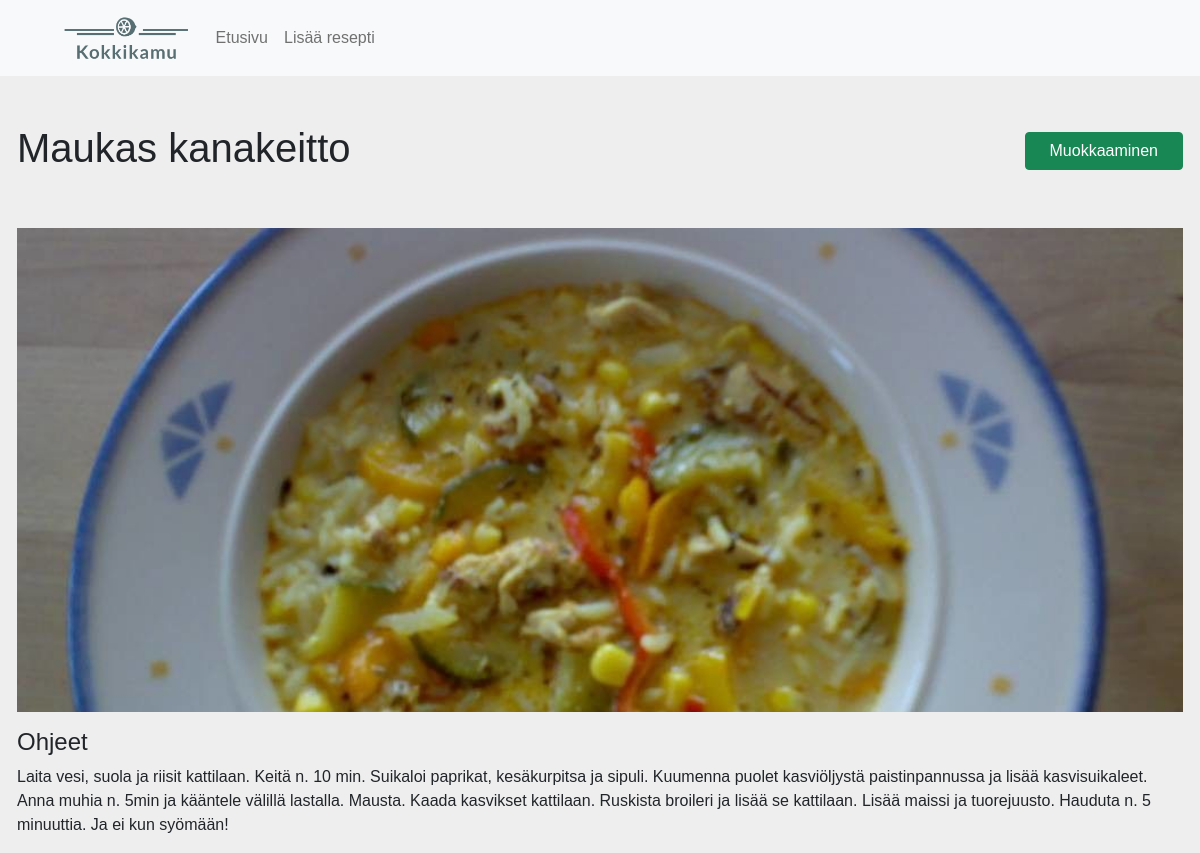
Page /resepti/10/ on the committed database.
### resepti_app/models.py (models this page shows, shortened)
class Recipe(models.Model):
    headline = models.CharField(max_length=300)
    body_text = RichTextField(blank=True, null=True)
    image = models.ImageField(upload_to='images/')
    categoryFK = models.ForeignKey(Category, on_delete=models.CASCADE, blank=True, null=True) #SET_DEFAULT , to_field='name'
    ingredients = models.ManyToManyField(Ingredient, related_name='recipes') # recipe_set

### resepti_app/views.py (the view)
# urls.py: path('resepti/<int:idx>/', views.resepti, name = 'resepti'),
def resepti(request, idx):
    recipe = Recipe.objects.get(id=idx)
    context = {
        'recipe': recipe,
    }
    return render(request, 'resepti_app/resepti.html', context)

### resepti_app/templates/resepti_app/resepti.html (shortened to what this page needs)
{% extends "resepti_app/base.html" %}
{% load static %}
{% block content %}
<div class="content_warp_recipe">
    <div class="row">
            <div class="d-inline-block d-flex justify-content-between my-5">
                <h1>{{recipe.headline}}</h1>
                <a href="{% url 'edit_resepti' recipe.id %}">
                    <button type="submit" class="btn btn-success px-4 my-2">Muokkaaminen</button>
                </a>
            </div>
        <img src="{{recipe.image.url}}" alt="kuva" class="pb-3 img_crop">
        <h4>Ohjeet</h4>
        <span>
            {{recipe.body_text|safe}}
        </span>
    </div>
</div>
{% endblock %}

### resepti_app/static/resepti_app/main.css (style rules this page uses)
body { background-color: #eee; font-family: "Poppins", sans-serif; font-weight: 300; min-width: 320px; }
.img_crop { width: 100%; height: 500px; object-fit: cover; object-position: 0% 20%; }
.content_warp_recipe { max-width: 1190px; }

### rows in the picture
Recipe: headline "Maukas kanakeitto", image (picture), body_text "Laita vesi, suola ja riisit kattilaan. Keitä n. 10 min. Suikaloi paprikat, kesäkurpitsa ja sipuli. Kuumenna puolet kasviöljystä paistinpannussa ja lisää kasvisuikaleet. Anna muhia n. 5min ja kääntele välillä lastalla. Mausta. Kaada kasvikset kattilaan. Ruskista broileri ja lisää se kattilaan. Lisää maissi ja tuorejuusto. Hauduta n. 5 minuuttia. Ja ei kun syömään!"
